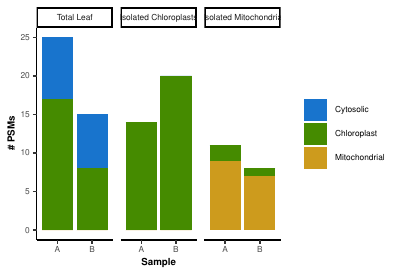

Write R code to recreate this figure.
library(tidyverse)

phers = read.csv ("PheRS.csv")

phers$Sample = factor (phers$Sample, levels = c("Total Leaf", "Isolated Chloroplasts", "Isolated Mitochondria"))
phers$Targeting = factor (phers$Targeting, levels = c("Cytosolic", "Chloroplast", "Mitochondrial"))

  
ggplot(data=phers, aes(x=Rep, y=PSMs, fill=Targeting)) +
  geom_bar(stat = "identity") +
  facet_wrap(~Sample) +
  theme_classic() +
  scale_fill_manual(values = c("Mitochondrial"="goldenrod3","Cytosolic"="dodgerblue3","Chloroplast"="chartreuse4")) +
  xlab ("Sample") +
  ylab ("# PSMs") +
  theme(legend.position = "right", 
        axis.title = element_text(size=7, face="bold"), 
        axis.text = element_text(size=6), 
        strip.text = element_text(size=6), 
        legend.title = element_blank(), 
        legend.text = element_text(size=6),
  ) 

ggsave("PheRS.pdf", width=4, height=2.75)